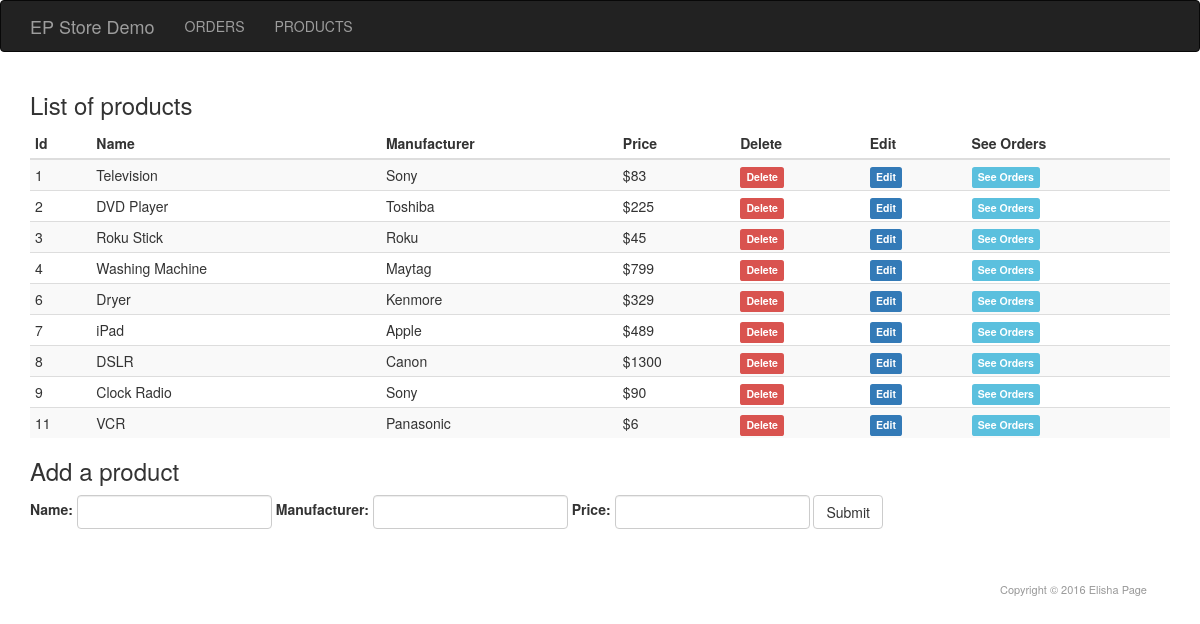
Page /products on the committed database.
### tables this page shows
CREATE TABLE `products` (
  `id` int(11) NOT NULL,
  `name` varchar(100) NOT NULL,
  `manufacturer` varchar(100) NOT NULL,
  `price` int(11) NOT NULL
);

### application/controller/products.php (called while the page is built, shortened)
<?php
class products extends Controller
{
    public function index()
    {
        $products = $this->model->getAllproducts();
        require APP . 'view/_templates/header.php';
        require APP . 'view/products/index.php';
        require APP . 'view/_templates/footer.php';
    }
}

### public/index.php (called while the page is built, shortened)
<?php
require APP . 'core/controller.php';
$app = new Application();

### application/core/controller.php (called while the page is built, shortened)
<?php
class Controller
{
    public $db = null;
    private function openDatabaseConnection()
    {
        $options = array(PDO::ATTR_DEFAULT_FETCH_MODE => PDO::FETCH_OBJ, PDO::ATTR_ERRMODE => PDO::ERRMODE_WARNING);
        $this->db = new PDO(DB_TYPE . ':host=' . DB_HOST . ';dbname=' . DB_NAME . ';charset=' . DB_CHARSET, DB_USER, DB_PASS, $options);
    }
    public function loadModel()
    {
        require APP . 'model/model.php';
        $this->model = new Model($this->db);
    }
}

### application/model/model.php (called while the page is built, shortened)
<?php
class Model
{
    function __construct($db)
    {
        try {
            $this->db = $db;
        } catch (PDOException $e) {
            exit('Database connection could not be established.');
        }
    }
    public function getAllproducts()
    {
        $sql = "SELECT id, name, manufacturer, price FROM products";
        $query = $this->db->prepare($sql);
        $query->execute();
        return $query->fetchAll();
    }
}

### application/view/products/index.php (the view)
<div class="container">
        <h3>List of products</h3>
        <table class="table table-striped table-hover table-condensed">
            <thead>
            <tr>
                <th>Id</th>
                <th>Name</th>
                <th>Manufacturer</th>
                <th>Price</th>
                <th>Delete</th>
                <th>Edit</th>
                <th>See Orders</th>
            </tr>
            </thead>
            <tbody>
            <?php foreach ($products as $product) { ?>
                <tr>
                    <td><?php if (isset($product->id)) echo htmlspecialchars($product->id, ENT_QUOTES, 'UTF-8'); ?></td>
                    <td><?php if (isset($product->name)) echo htmlspecialchars($product->name, ENT_QUOTES, 'UTF-8'); ?></td>
                    <td><?php if (isset($product->manufacturer)) echo htmlspecialchars($product->manufacturer, ENT_QUOTES, 'UTF-8'); ?></td>
                    <td>
                        <?php if (isset($product->price)) { ?>
                            <?php echo "$".htmlspecialchars($product->price, ENT_QUOTES, 'UTF-8'); ?></a>
                        <?php } ?>
                    </td>
                    <td><a href="<?php echo URL . 'products/deleteproduct/' . htmlspecialchars($product->id, ENT_QUOTES, 'UTF-8'); ?>"> <span class="label label-danger">Delete</span></a></td>
                    <td><a href="<?php echo URL . 'products/editproduct/' . htmlspecialchars($product->id, ENT_QUOTES, 'UTF-8'); ?>"><span class="label label-primary">Edit</span></a></td>
                    <td><a href="<?php echo URL . 'orders/ordersbyproduct/' . htmlspecialchars($product->id, ENT_QUOTES, 'UTF-8'); ?>"><span class="label label-info">See Orders</span></a></td>
                </tr>
            <?php } ?>
            </tbody>
        </table>
        <h3>Add a product</h3>
        <form class="form-inline" action="<?php echo URL; ?>products/addproduct" method="POST">
            <div class="form-group">
                <label for="name">Name:</label>
                <input class="form-control" type="text" name="name" value="" required />
            </div>
            <div class="form-group">
                <label for="manufacturer">Manufacturer:</label>
                <input class="form-control" type="text" name="manufacturer" value="" required />
            </div>
            <div class="form-group">
                <label for="price">Price:</label>
                <input class="form-control" type="text" name="price" value="" required />
            </div>
            <input class="btn btn-default" type="submit" name="submit_add_product" value="Submit" />
        </form>
</div>

### rows in the picture
products: id "1", name "Television", manufacturer "Sony", price "83"
products: id "2", name "DVD Player", manufacturer "Toshiba", price "225"
products: id "3", name "Roku Stick", manufacturer "Roku", price "45"
products: id "4", name "Washing Machine", manufacturer "Maytag", price "799"
products: id "6", name "Dryer", manufacturer "Kenmore", price "329"
products: id "7", name "iPad", manufacturer "Apple", price "489"
products: id "8", name "DSLR", manufacturer "Canon", price "1300"
products: id "9", name "Clock Radio", manufacturer "Sony", price "90"
products: id "11", name "VCR", manufacturer "Panasonic", price "6"
